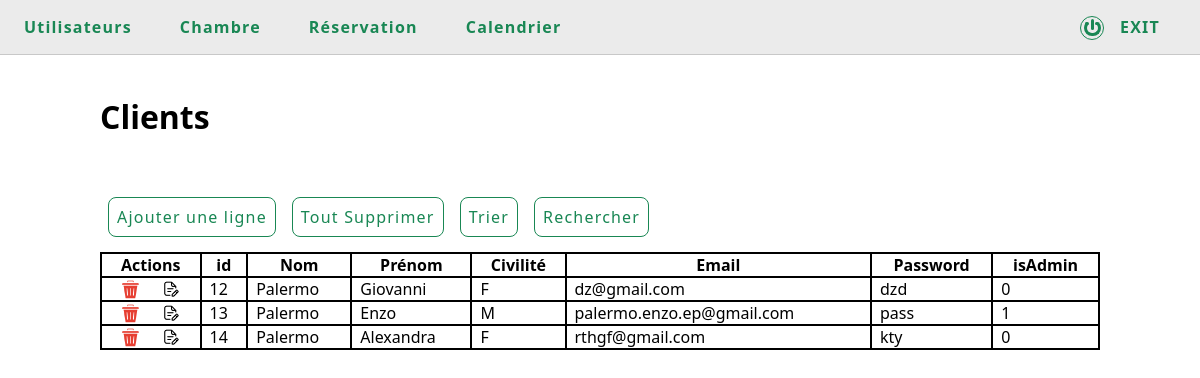
/projets/hotel-neptune/admin/user.php (signed in), run on the app's committed database.
### tables this page shows
CREATE TABLE IF NOT EXISTS `user` (
  `id` int(11) NOT NULL AUTO_INCREMENT,
  `nom` varchar(50) NOT NULL,
  `prenom` varchar(50) NOT NULL,
  `civilite` text NOT NULL,
  `email` varchar(139) NOT NULL,
  `password` varchar(255) NOT NULL,
  `isAdmin` tinyint(1) NOT NULL DEFAULT '0',
  PRIMARY KEY (`id`)
);

### projets/hotel-neptune/admin/user.php (the view, shortened to what this page needs)
<!DOCTYPE html>
<html>
    <head>
        <?php include("php/head.php"); ?>
        <link rel="stylesheet"  href="style/style_table.css">
    </head>
    <body>
        <header>
            <?php include("php/header.php"); ?>
        </header>
        <div id="afficher">
        <div id="afficher2">
        <div id="afficher3">
        <div id="afficher4">
            <div id="masquer">
            <div id="masquer2">
            <div id="masquer3">
            <div id="masquer4">
                <div class="global-container global-user">
                    <h1>Clients</h1>
                    <br><br>
                    <?php
                        include("php/link_db.php");
                        $url = $_SERVER['REQUEST_URI'];
                        $url = strstr($url,'?');
                        $url = substr($url, 1, 10);
                        if(!empty($url)) {
                            if(substr($url, 0, 3) == 'tri') {
                                $tri = htmlspecialchars($_GET['tri']);
                                $sens = htmlspecialchars($_GET['sens']);
                                $sql = "SELECT * FROM `user` ORDER BY `$tri` $sens";
                            }
                            else if(substr($url, 0, 10) == 'searchType') {
                                $searchType = htmlspecialchars($_GET['searchType']);
                                $search = htmlspecialchars($_GET['search']);
                                $sql = "SELECT * FROM `user` WHERE `$searchType` = '$search'";
                            } else {
                                $sql = "SELECT * FROM `user` ORDER BY `id` ASC";
                            }
                        } else {
                            $sql = "SELECT * FROM `user` ORDER BY `id` ASC";
                        }
                        $requete = $db->query($sql);
                        $users = $requete->fetchAll();
                        ?>
                        <div class="insert-line">
                        </div>
                        <div class="bouton-haut">
                            <div class="insert-line">
                                <a href="#afficher" class="afficher">Ajouter une ligne</a>
                            </div>
                            <div class="supp-all">
                                <a href="php/gestion_BDD/user/user_delete.php?id=all">Tout Supprimer</a>
                            </div>
                            <div class="trier">
                                <a href="#afficher3" class="afficher3">Trier</a>
                            </div>
                            <div class="search">
                                <a href="#afficher4" class="afficher4">Rechercher</a>
                            </div>
                        </div>
                        <table>
                            <tr>
                                <th> Actions </th>
                                <th> id </td>
                                <th> Nom </td>
                                <th> Prénom </td>
                                <th> Civilité </td>
                                <th> Email </td>
                                <th> Password </td>
                                <th> isAdmin </td>
                            </tr>
                            <?php foreach ($users as $user) { ?>
                            <tr>
                                <td class="table-center">
                                    <a href="php/gestion_BDD/user/user_delete.php?id=<?php echo $user['id']; ?>"><img src="image/effacer.png" alt="logo effacer"></a>
                                    <a href="?id=<?php echo $user['id']; ?>#afficher2" class="afficher2"><img src="image/modifier.png" alt="logo modifier"></a>
                                </td>
                                <td> <?php echo $user['id']; ?> </td>
                                <td> <?php echo $user['nom']; ?> </td>
                                <td> <?php echo $user['prenom']; ?> </td>
                                <td> <?php echo $user['civilite']; ?> </td>
                                <td> <?php echo $user['email']; ?> </td>
                                <td> <?php echo $user['password']; ?> </td>
                                <td> <?php echo $user['isAdmin']; ?> </td>
                            </tr>
                            <?php } ?>
                        </table>
                    <br><br><br>
                </div>
            </div>
            </div>
            </div>
            </div>
        </div>
        </div>
        </div>
        </div>
    </body>
</html>

### projets/hotel-neptune/admin/style/main.css (style rules this page uses)
*, *::before, *::after { box-sizing: border-box; }
* { padding: 0; margin: 0; border-style: border-box; list-style: none; text-decoration: none; }
html { scroll-behavior: smooth; }
body { background-color: none; font-family: "Segoe UI",Roboto,"Helvetica Neue","Noto Sans","Liberation Sans",Arial,sans-serif,"Apple Color Emoji","Segoe UI Emoji","Segoe UI Symbol","Noto Color Emoji"; }
img { transform: scale(1.6); margin: 0 .5rem; }
:root { --taille_logo: 1.5rem; --couleur_logo: #198754; --taille_cercle: calc(var(--taille_logo) * 0.7); --bordure_cercle: calc(var(--taille_logo) * 0.15); --taille_boule: calc(var(--taille_logo) * 0.15); }
.global-container { display: flex; flex-direction: column; flex-wrap: wrap; justify-content: space-evenly; width: 100%; max-width: 1032px; margin-top: 2rem; margin-left: auto; margin-right: auto; padding: .5rem 1rem; }
@media screen and (max-width : 1850px) { .global-container { display: flex; flex-direction: column; flex-wrap: wrap; justify-content: space-evenly; width: 100%; max-width: 1032px; margin-top: 2rem; margin-left: 406px; margin-right: auto; padding: .5rem 1rem; } }
@media screen and (max-width : 1450px) { .global-container { display: flex; flex-direction: column; flex-wrap: wrap; justify-content: space-evenly; width: 100%; max-width: 1032px; margin-top: 2rem; margin-left: auto; margin-right: auto; padding: .5rem 1rem; } }

### projets/hotel-neptune/admin/style/style_table.css (style rules this page uses)
table { border: solid 1px #000; border-spacing: 0; }
table th, table td { border: solid 1px #000; padding: 0rem .5rem; }
.bouton-haut { display: flex; margin-bottom: 1rem; }
.supp-all { padding: .5rem; }
.supp-all a { color: #198754; letter-spacing: 1.2px; border: solid 1px #198754; border-radius: .5rem; padding: .5rem; transition: .25s; }
.insert-line { padding: .5rem; }
.insert-line a { color: #198754; letter-spacing: 1.2px; border: solid 1px #198754; border-radius: .5rem; padding: .5rem; transition: .25s; }
.search { padding: .5rem; }
.search a { color: #198754; letter-spacing: 1.2px; border: solid 1px #198754; border-radius: .5rem; padding: .5rem; transition: .25s; }
.trier { padding: .5rem; }
.trier a { color: #198754; letter-spacing: 1.2px; border: solid 1px #198754; border-radius: .5rem; padding: .5rem; transition: .25s; }
img { width: .7rem; }
.table-center { display: flex; justify-content: space-around; align-items: center; }

### data on the page
user: id "12", nom "Palermo", prenom "Giovanni", civilite "F", email "dz@gmail.com", password "dzd", isAdmin "0"
user: id "13", nom "Palermo", prenom "Enzo", civilite "M", email "palermo.enzo.ep@gmail.com", password "pass", isAdmin "1"
user: id "14", nom "Palermo", prenom "Alexandra", civilite "F", email "rthgf@gmail.com", password "kty", isAdmin "0"
